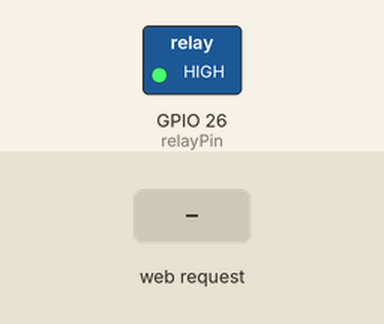
Recording of a sketch running on a simulated ESP32. On the bench: switched loads named in the sketch (green lamp = pin HIGH). The test bench sets the inputs (shaded band). WiFi joins after 1.5 s; servers stay silent unless stated; what the sketch prints to the serial monitor is not drawn.

Above: at 2.7 s.
2.8 s: HTTP request GET /ON received
At 3.2 s:
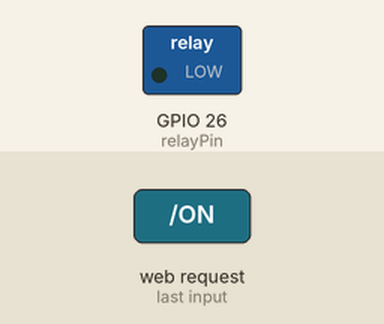
4.3 s: HTTP request GET /OFF received
At 5.5 s:
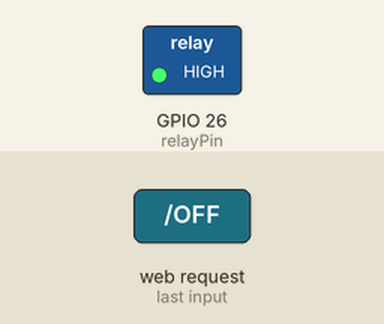
Timing chart, 0 to 7.3 s (numbered marks = the images above; inputs shaded):
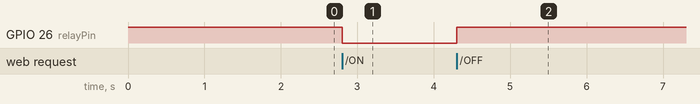

The sketch:

home_automation.ino
```cpp
#include <WiFi.h>

const char* ssid = "YOUR_WIFI_NAME";
const char* password = "YOUR_WIFI_PASSWORD";

WiFiServer server(80);

const int relayPin = 26;

void setup() {
  Serial.begin(115200);

  pinMode(relayPin, OUTPUT);
  digitalWrite(relayPin, HIGH);

  WiFi.begin(ssid, password);

  while (WiFi.status() != WL_CONNECTED) {
    delay(500);
    Serial.print(".");
  }

  Serial.println();
  Serial.print("Connected to WiFi");
  Serial.println(WiFi.localIP());

  server.begin();
}

void loop() {
  WiFiClient client = server.available();

  if (client) {
    String request = client.readStringUntil('\r');
    client.flush();

    if (request.indexOf("/ON") != -1) {
      digitalWrite(relayPin, LOW);
    }

    if (request.indexOf("/OFF") != -1) {
      digitalWrite(relayPin, HIGH);
    }

    client.println("HTTP/1.1 200 OK");
    client.println("Content-Type: text/html");
    client.println();

    client.println("<!DOCTYPE html>");
    client.println("<html>");
    client.println("<head>");
    client.println("<title>Smart Home Control</title>");
    client.println("</head>");
    client.println("<body style='text-align:center;'>");
    client.println("<h1>IoT Smart Home Control</h1>");
    client.println("<p><a href='/ON'><button style='padding:15px;'>Turn ON</button></a></p>");
    client.println("<p><a href='/OFF'><button style='padding:15px;'>Turn OFF</button></a></p>");
    client.println("</body>");
    client.println("</html>");

    client.stop();
  }
}
```

Measured:
- after the input at 2.8 s, GPIO 26 (relayPin): HIGH → LOW at once
- after the input at 4.3 s, GPIO 26 (relayPin): LOW → HIGH at once
